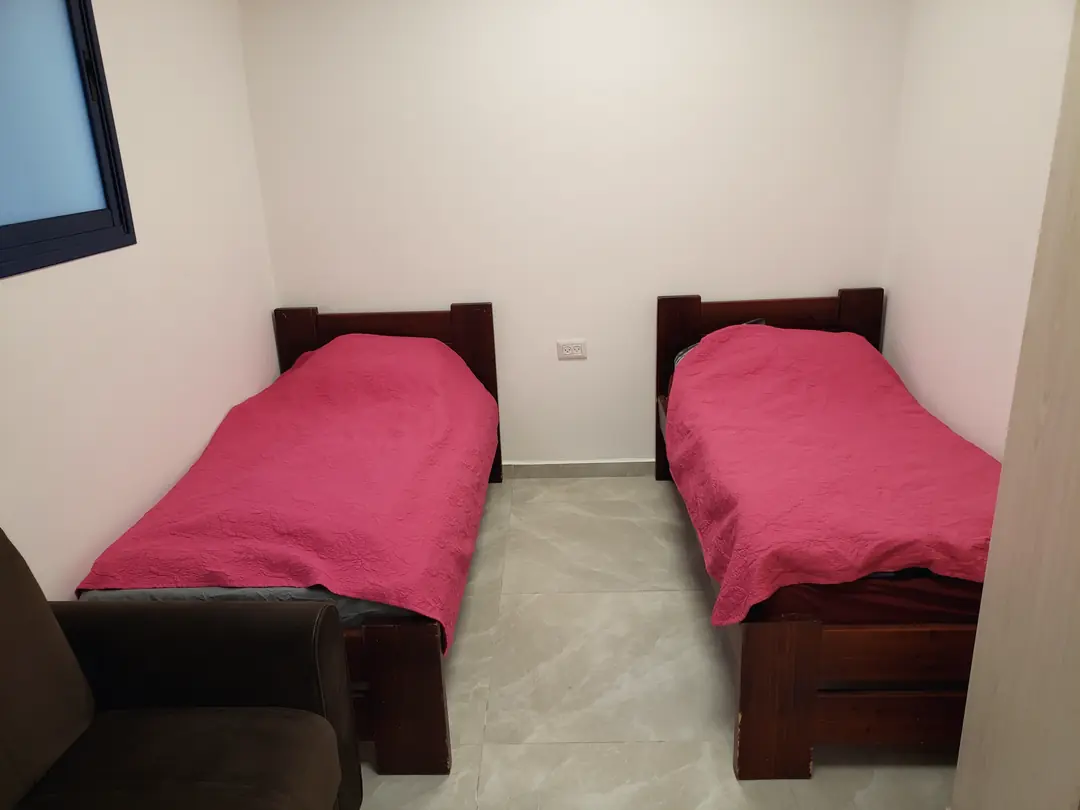
#> input picture prototype/assets/img/bedroom-1080.webp, 1080 x 810 px
$ python -i build_prototype_images.py   (imports and definitions only)
#> lines starting #> are read from the running program, lines starting #| are printed output that depends on the picture
#> further down, picture is the input picture: PIL image 1080x810 RGB; mean R, G, B 157, 127.8, 123.5
#!/usr/bin/env python3
"""
Build responsive, privacy-safe images for the prototype.

- applies EXIF orientation, then DROPS all metadata (EXIF/GPS) on export;
- unifies the look of mixed phone photos with one grade (v1/v2: grade(); v3: darkroom());
- optional crop box per image (fractions of width/height), then (v3) an exact frame ratio:
  4:3 for every print, 16:9 for the video poster, None for letter rooms and residents' works.
  The ratio is cut from the centre and never upscales (fit_ratio);
- exports AVIF + WebP at several widths (never upscales; the file's own width is exported too);
- --logo: cuts the emblem out of the public logo file into logo-emblem.png (research/07 §6).

Usage:
    python3 -I scripts/build_prototype_images.py --src <dir_with_originals> --out prototype/assets/img --v3
    python3 -I scripts/build_prototype_images.py --out prototype/assets/img --logo <path/to/logo-transp-01.png>

Originals are the TEMPORARY photos taken from the client's current site
(see content/photos.csv), files named by media id (1315.jpg ...). They must be
replaced by consented, professional photos before launch. The logo file is
https://www.nevehairus.com/wp-content/uploads/2017/06/logo-transp-01.png (561x88),
downloaded once, read-only, until the client sends a vector logo.
"""
import argparse
import json
import os

from PIL import Image, ImageEnhance, ImageOps

# name -> (source media id, crop (l, t, r, b) as fractions or None, alt (he), note)
IMAGES = {
    "hero-walk":      ("1315", None, "שני אנשים צועדים יחד, מחובקים, בשביל מוצל בין עצים ודקלים", "אנשים מצולמים מאחור, ללא פנים"),
    "sky-corridor":   ("1189", None, "מסדרון באגף החדש עם תאורת תקרה בדמות שמיים כחולים ועננים", "אגף חדש, 2021"),
    "sky-ceiling":    ("1216", (0.0, 0.0, 1.0, 0.62), "תקרת „שמיים” באגף החדש: לוחות תאורה עם עננים", "אגף חדש, 2021"),
    "dining":         ("1204", None, "שולחן אוכל מעץ בהיר עם כיסאות, בפינת האוכל המשותפת באגף החדש", "אגף חדש, 2021"),
    "bedroom":        ("1208", None, "חדר מגורים עם שתי מיטות מוצעות בכיסוי ורוד", "אגף חדש, 2021"),
    "living":         ("1214", None, "סלון משותף עם ספות כחולות ושולחן אוכל", "אגף חדש, 2021"),
    "lounge":         ("1215", None, "פינת אוכל וסלון משותף באגף החדש", "אגף חדש, 2021"),
    "villa-living":   ("1171", None, "סלון ביתי עם ספה, שולחן קפה וטלוויזיה בבית בקהילה", "להשלים: באיזה בית צולם"),
    "villa-corner":   ("1170", None, "פינת ישיבה עם מפה סרוגה ועציץ סחלבים ליד קיר אבן", "להשלים: באיזה בית צולם"),
    "mandala":        ("629", (0.18, 0.0, 0.82, 1.0), "מנדלה פסיפס עגולה בגוונים כחולים, אדומים וצהובים, בעבודת יד", "עבודת דיירים"),
    # square crop centred on the black bead at the heart of the mandala (3128,1659 in the 5312×2988 original), r = 1320
    "mandala-ring":   ("629", ((3128 - 1320) / 5312, (1659 - 1320) / 2988, (3128 + 1320) / 5312, (1659 + 1320) / 2988),
                       "מנדלה פסיפס עגולה בעבודת יד של הדיירים: טבעות של אבן לבנה, אפורה ואדומה סביב לב של זכוכית צבעונית", "עבודת דיירים; חיתוך ריבועי ממורכז"),
    "mosaic-pot":     ("421", (0.0, 0.12, 1.0, 0.86), "כד פסיפס צבעוני בעבודת יד", "עבודת דיירים, מתוך גלריית מוצרים"),
    "mosaic-pot-2":   ("419", (0.0, 0.10, 1.0, 0.84), "כד פסיפס בגווני כחול וירוק עם צלחת", "עבודת דיירים, מתוך גלריית מוצרים"),
    "crafts-owls":    ("985", None, "דוכן יצירות: ינשופים צבעוניים, חמסות ותליונים בעבודת יד", "עבודת דיירים"),
    "crafts-table":   ("1091", None, "שולחן עמוס עבודות פסיפס וקרמיקה ביום מכירה", "אירוע מכירות"),
    "pool":           ("1083", None, "בריכה מוצלת ביום קיץ, אנשים נהנים במים", "יום כיף בבריכה, 2019"),
    "riding":         ("1334", (0.0, 0.04, 0.54, 1.0), "סוסים בחווה, ביום של רכיבה טיפולית", "נחתך כך שלא יופיעו אנשים"),
    "orchard-walk":   ("519", None, "קבוצה צועדת בטיול בין עצי הדר", "מצולמים מאחור"),
    "garden":         ("1168", None, "גינה ירוקה עם עץ פרי ודשא", ""),
    "courtyard":      ("244", None, "החצר במעון: עצים, ספסלים ומדרגות לבניין", ""),
}

# v3 «אותיות שגרים בהן», v3.2 frame system (research/07 §8): one grade for every photo (darkroom), and only
# three kinds of frame: a letter room (ratio None: the letter gives the shape), a 4:3 print, the 16:9 video.
# No faces, no TV, no dolls, no swimwear, no "hospital" corridor. A slot's CSS width x 2 must not exceed the
# widest exported file: when a source is small, the slot gets smaller, the photo is never stretched.
# name -> (source media id, crop (l, t, r, b) as fractions or None, ratio (w, h) or None, alt (he), note)
IMAGES_V3 = {
    # letter rooms (the frame is the letter's counter)
    "v3-walk":      ("1315", (0.10, 0.18, 0.90, 0.95), None, "שני אנשים צועדים יחד, מחובקים, בשביל מוצל בין עצים ודקלים", "מצולמים מאחור, ללא פנים"),
    "v3-sky-room":  ("1216", (0.02, 0.02, 0.40, 0.355), None, "תקרת „שמיים” באגף החדש: עננים על רקע כחול", "אגף חדש, 2021; לוח אחד, בלי מסגרות"),
    "v3-villa":     ("1170", (0.0, 0.34, 1.0, 1.0), None, "פינת ישיבה עם מפה סרוגה ועציץ סחלבים ליד קיר אבן", "להשלים: באיזה בית צולם; החדר של ב׳ באינדקס הבתים"),
    # residents' works (shown whole or in the palm: no ratio of ours)
    "v3-pot-a":     ("421", (0.12, 0.10, 0.88, 0.74), None, "כד פסיפס בגוני זהב, ירוק ואדום, על מפה צהובה", "עבודת דיירים"),
    "v3-pot-b":     ("419", (0.08, 0.02, 0.92, 0.66), None, "כד פסיפס בגוני כחול וירוק עם שפה כהה, על מפה צהובה", "עבודת דיירים"),
    "v3-pot-c":     ("424", (0.12, 0.08, 0.88, 0.70), None, "כד פסיפס לבן ואפור עם פרח, על מפה צהובה", "עבודת דיירים"),
    # the residents' mandala, whole: full height, centred on its glass heart (bead at 3128,1659 in the 5312x2988
    # original), wide enough for the whole work (x 1516-4595). The source photo itself lacks the bottom ~2.5 rows
    # at the bottom centre; we add no crop of our own.
    "v3-mandala":   ("629", (1473 / 5312, 0.0, 4783 / 5312, 1.0), None,
                     "מנדלה בפסיפס, עבודת יד של הדיירים: טבעות של אבן לבנה, אפורה ואדומה סביב לב של זכוכית צבעונית",
                     "עבודת דיירים; בלי חיתוך שלנו. בצילום המקורי חסרים כ־2.5 שורות במרכז התחתון"),
    # the video poster, 16:9: owls, hamsas and key rings from the top of the stall, no people
    "v3-owls":      ("985", (0.0, 0.03, 1.0, 0.451875), (16, 9), "ינשופים, חמסות ומחזיקי מפתחות בעבודת יד על דוכן היצירות", "עבודת דיירים; כרזת הסרטון 16:9"),
    # prints, 4:3: the four moments of «Day» and the courtyard in «Years»
    "v3-crafts":    ("1091", (0.02, 0.46, 0.98, 1.0), (4, 3), "שולחן עמוס עבודות פסיפס וקרמיקה על מפה צהובה ביום מכירה", "נחתך כך שלא יופיעו אנשים"),
    "v3-riding":    ("1334", (0.0, 0.20, 0.575, 0.9667), (4, 3), "סוס ליד הגדר בחווה, ביום של רכיבה טיפולית", "נחתך כך שלא יופיעו אנשים: האיש שבצד ימין של הצילום נשאר מחוץ לחיתוך"),
    "v3-orchard":   ("519", (0.20, 0.0, 0.95, 1.0), (4, 3), "קבוצה צועדת בטיול בין עצי הדר", "מצולמים מאחור"),
    "v3-villa-print": ("1170", (0.0, 0.40, 1.0, 0.9625), (4, 3), "פינת ישיבה עם מפה סרוגה ועציץ סחלבים ליד קיר אבן", "להשלים: באיזה בית צולם; בלי הבובות שעל הקיר"),
    "v3-courtyard": ("244", (0.125, 0.0, 0.875, 1.0), (4, 3), "החצר במעון: עצים, ספסלים ומדרגות לבניין", ""),
    # the gallery of the new wing, 4:3 (alt from the v1 records; final texts come from the alt-text task)
    "v3-dining":    ("1204", (0.0, 0.40, 1.0, 0.9625), (4, 3), "שולחן אוכל מעץ בהיר עם כיסאות, בפינת האוכל המשותפת באגף החדש", "אגף חדש, 2021"),
    "v3-sky-ceiling": ("1216", (0.0, 0.0, 1.0, 0.5625), (4, 3), "תקרת „שמיים” באגף החדש: לוחות תאורה עם עננים", "אגף חדש, 2021"),
    "v3-bedroom":   ("1208", None, (4, 3), "חדר מגורים עם שתי מיטות מוצעות בכיסוי ורוד", "אגף חדש, 2021"),
    "v3-living":    ("1214", None, (4, 3), "סלון משותף עם ספות כחולות ושולחן אוכל", "אגף חדש, 2021"),
    "v3-sky-corridor": ("1189", (0.0, 0.0, 1.0, 0.5625), (4, 3), "מסדרון באגף החדש עם תאורת תקרה בדמות שמיים כחולים ועננים", "אגף חדש, 2021"),
    "v3-lounge":    ("1215", (0.0, 0.35, 1.0, 0.9125), (4, 3), "פינת אוכל וסלון משותף באגף החדש", "אגף חדש, 2021"),
}

# The emblem of the public logo (iris, seated figure, hill, house, sky), in pixels of logo-transp-01.png (561x88).
# The letterhead lines (the legal name, «(מיסודו של סנטוריום נס ציונה)», «עוסק מורשה», the rule) are left out.
LOGO_SIZE = (561, 88)
LOGO_BOX = (443, 0, 548, 74)

WIDTHS = [480, 768, 1080, 1440]


# [8 lines left out: function grade, not called in this run]


def darkroom(im, seed=7):
    """v3 grade: gentle grey-world balance, -12% saturation, shadows toward #2A2238,
    highlights toward paper #F4EEE3, a little local contrast and 2.5% grain."""
#> called with seed = 7
    import random
    from PIL import ImageChops, ImageFilter, ImageStat
    st = ImageStat.Stat(im)
    mean = sum(st.mean) / 3
#> mean = 136.1
    gains = [1 + 0.5 * (mean / max(1, c) - 1) for c in st.mean]          # half-strength grey world
#> gains = [0.934, 1.03, 1.05]
    im = Image.merge("RGB", [b.point(lambda v, g=g: max(0, min(255, int(v * g)))) for b, g in zip(im.split(), gains)])
    im = ImageEnhance.Color(im).enhance(0.88)
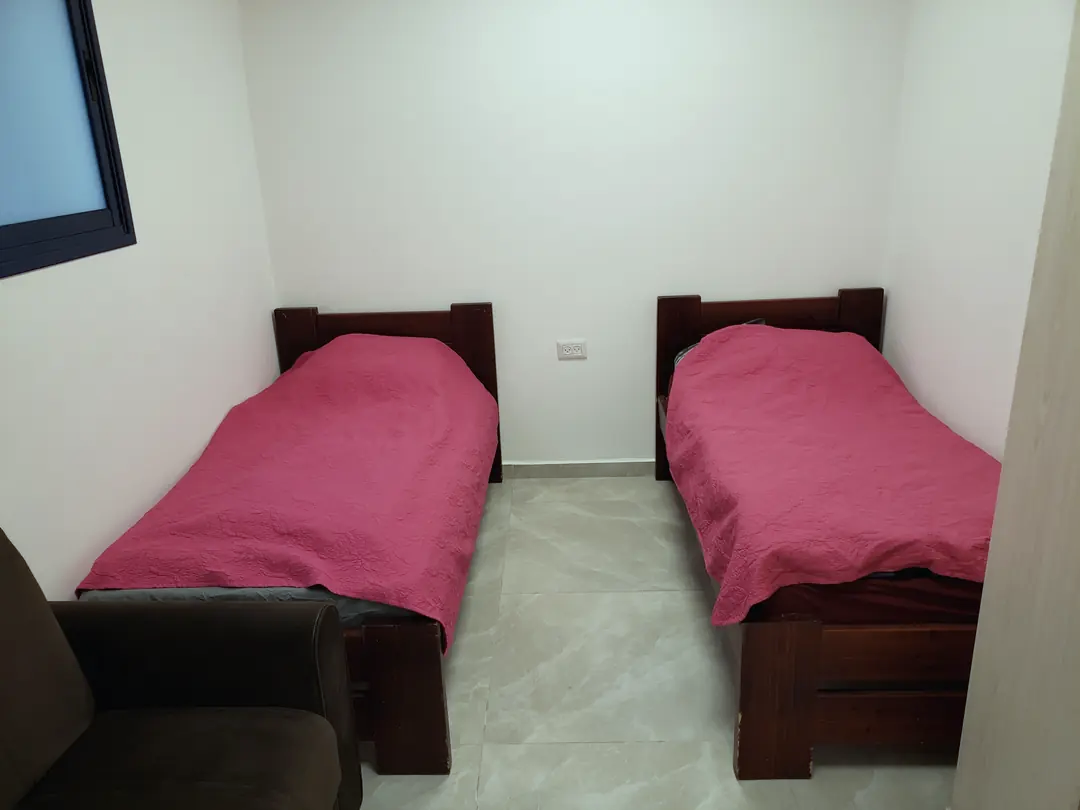
#> im: PIL image 1080x810 RGB; mean R, G, B 144.3, 131.5, 129.5
    im = im.filter(ImageFilter.UnsharpMask(radius=24, percent=18, threshold=2))  # local contrast

    def tone(v, s_, h_):
        t = v / 255
        out = v * (1 - 0.10 * (1 - t) ** 2) + s_ * 0.10 * (1 - t) ** 2      # tint + lift the blacks
        out = out * (1 - 0.06 * t ** 3) + h_ * 0.06 * t ** 3                 # warm, soft highlights
        return max(0, min(255, int(out)))
    sh, hi = (0x2A, 0x22, 0x38), (0xF4, 0xEE, 0xE3)
    im = Image.merge("RGB", [band.point(lambda v, s_=s_, h_=h_: tone(v, s_, h_)) for band, s_, h_ in zip(im.split(), sh, hi)])
    rnd = random.Random(seed)                                               # deterministic grain
    w, h = im.size
#> w = 1080; h = 810
    noise = Image.frombytes("L", (w, h), rnd.randbytes(w * h)).point(lambda v: 128 + (v - 128) // 20)
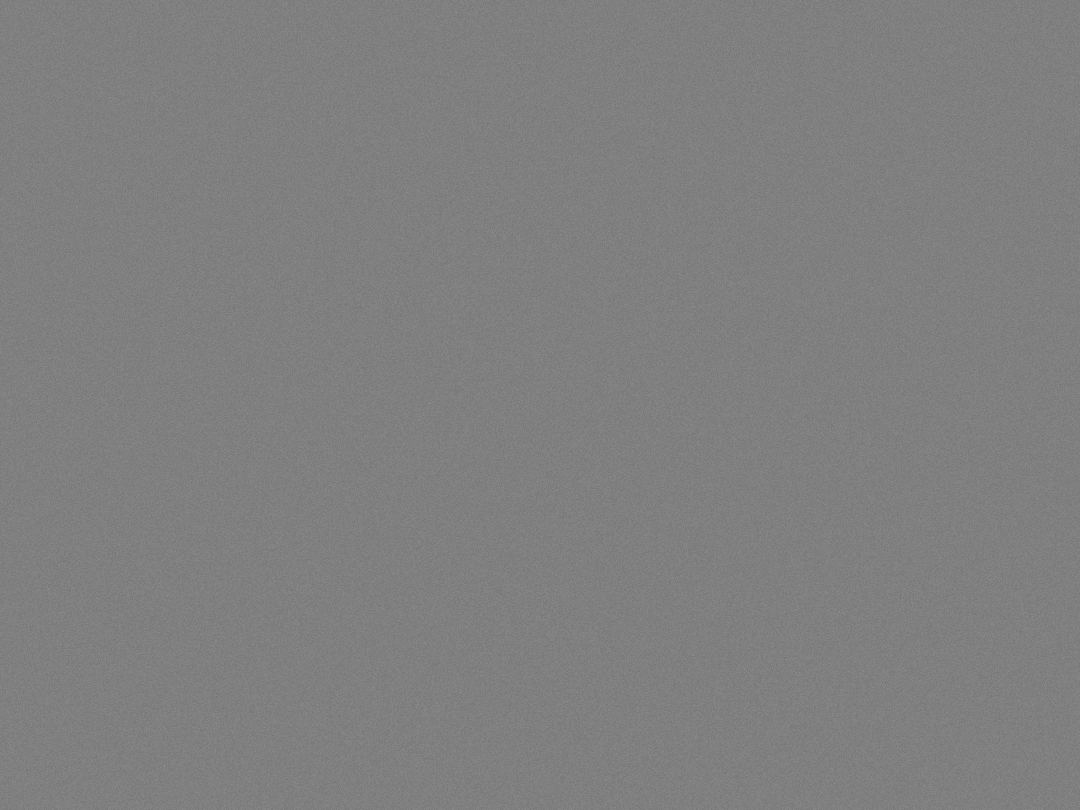
#> noise: PIL image 1080x810 L; min 121, max 134, mean 127.5
    return ImageChops.add(im, Image.merge("RGB", (noise, noise, noise)), scale=1.0, offset=-128)


# [74 lines left out: functions fit_ratio, build_logo, main, not called in this run]


# [2 lines not run here, left out]

>>> from PIL import Image
>>> picture = Image.open('../prototype/assets/img/bedroom-1080.webp')
>>> result = darkroom(picture)

$ run again, on prototype/assets/img/dining-480.webp
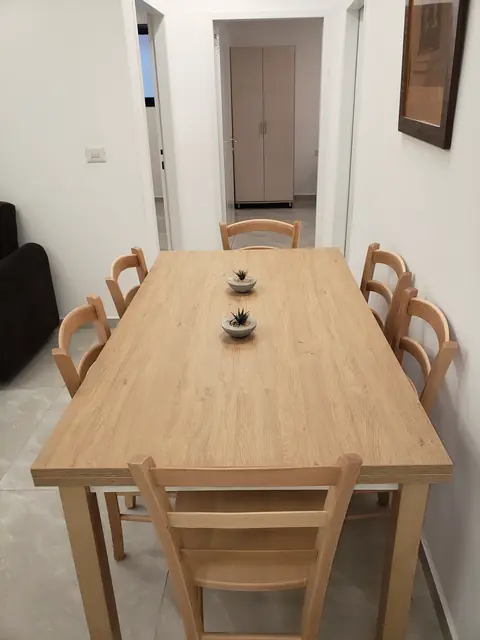
#> input picture prototype/assets/img/dining-480.webp, 480 x 640 px
#> picture is the input picture: PIL image 480x640 RGB; mean R, G, B 165.9, 148, 128.5
#> mean = 147.4
#> gains = [0.944, 0.998, 1.07]
#> in darkroom, `im = im.filter(ImageFilter.UnsharpMask(radius=24, percent=18, threshol..`:
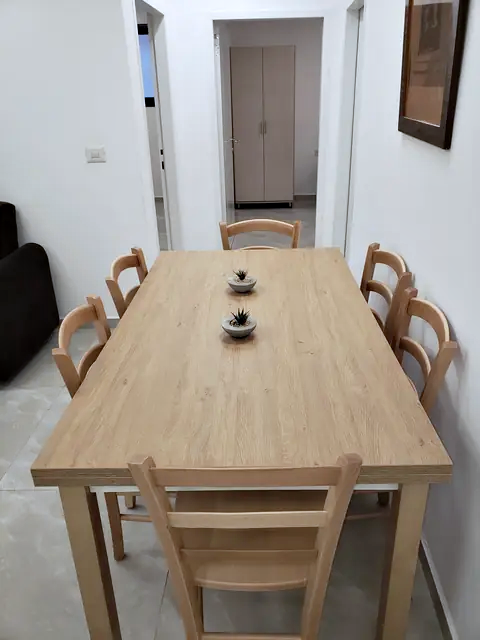
#> im: PIL image 480x640 RGB; mean R, G, B 154.6, 146.5, 138.2
